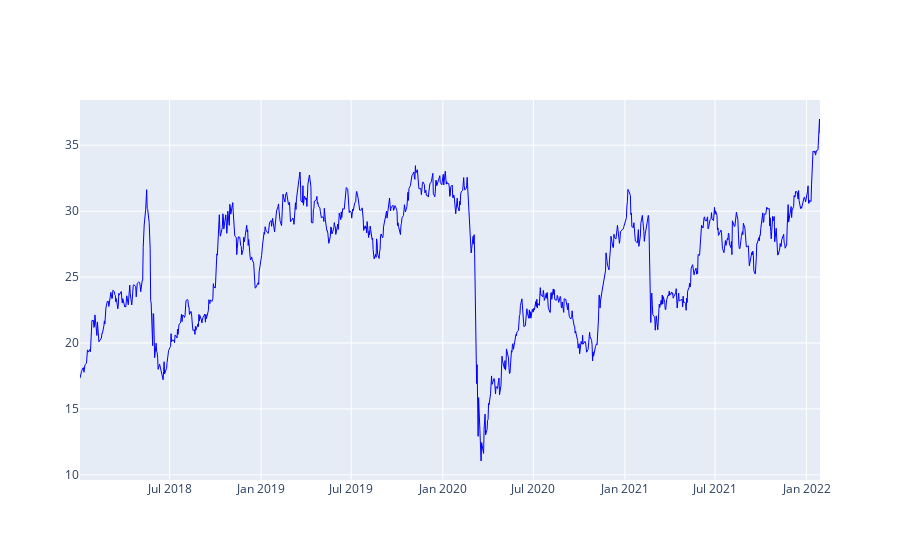

The notebook cell this image was saved under:
### Code cell
ticker ="PETR3.SA"

df = yf.download(ticker)

df = df["2018":"2022-01-30"]

fig = go.Figure()

fig.add_trace(
    go.Scatter(
        name="Ação",
        x=df.index,
        y=df["Close"],
        line=dict(color='blue', width=1))
)

### Figure 1 — Plotly figure (JSON) as saved in the notebook; plotly's stock layout.template omitted (floating-point values rounded to 4 significant figures; data arrays with more than 128 entries replaced by an {"elided": "..."} marker saying what was removed)
{"data": [{"line": {"color": "blue", "width": 1}, "name": "Ação", "type": "scatter", "x": {"elided": "1009 str values"}, "y": {"elided": "1009 float values"}}], "layout": {}}
